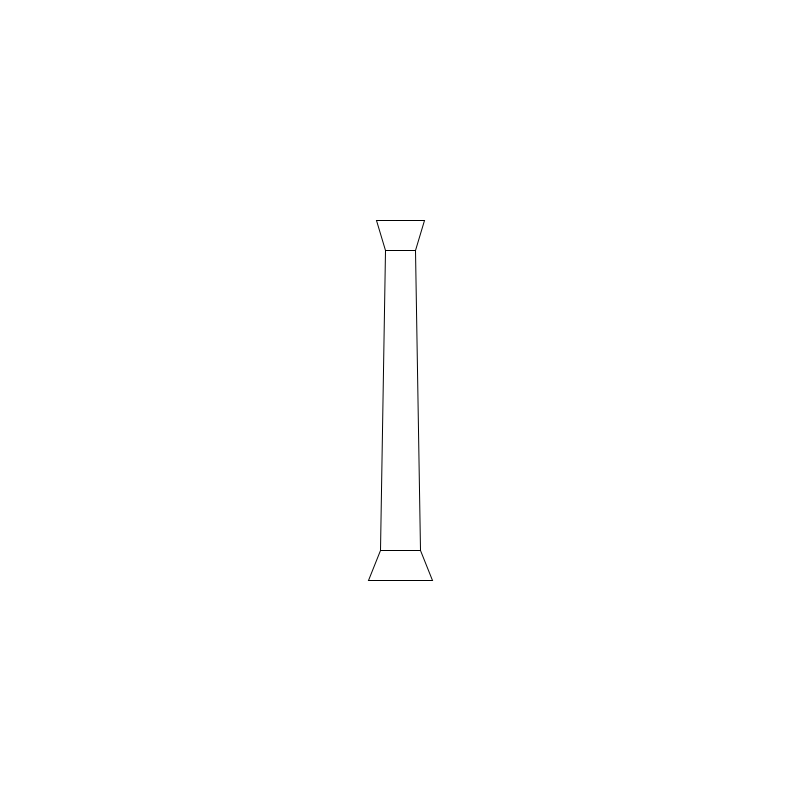
Frame 1 (no input)
Frame 60 (the mouse pressed at the canvas centre just before this capture): identical to frame 1, image omitted
Frame 120 (the mouse held since frame 60 and released just before this capture): identical to frame 1, image omitted

The Processing sketch that drew this single still picture (run headless with seeded random() and noise(); from frame 60 on, the mouse is pressed at the canvas centre):

// Processing sketch: parametric_column
// ── parametric_column.pde
int baseHeight = 30;
int shaftHeight = 300;
int capitalHeight = 30;
int diameterLow = 40;
int diameterHigh = 30;

// change rate
int rate = 8;

void setup(){
 ellipseMode(CENTER);
 size(800, 800);
 smooth(); 
}

void draw(){
 
  draw_column(width/2, height/2, baseHeight, shaftHeight, capitalHeight, diameterLow, diameterHigh);
  
}

void draw_column(int x, int y, int bH, int sH, int cH, int dL, int dH){
  
  background(255);

  noFill();
  stroke(0);
  strokeWeight(0.5);
  
  // construction points 
  
  //ellipse(x, y, 15, 15);  // center point marker
  /*
  line(x, y, x+5, y+5);
  line(x, y, x-5, y+5);
  line(x, y, x-5, y-5);
  line(x, y, x+5, y-5);
 
  // capital - draws circles at the corner points of the capital
  ellipse(x-(dH/2), y-(sH/2), 10, 10);
  ellipse(x+(dH/2), y-(sH/2), 10, 10);
  ellipse(x+(dH/2) + (dH*0.3), 1.0*(y - ((sH/2)+cH)), 10, 10);
  ellipse(x-((dH/2) + (dH*0.3)), y - ((sH/2)+cH), 10, 10);
  
  
  // base
  ellipse(x-(dL/2)-(dL*0.3), y + (sH/2) +bH, 10, 10);
  ellipse(x+(dL/2)+(dL*0.3), y + (sH/2) + bH, 10, 10);
  ellipse(x + (dL/2), y + (sH/2), 10, 10);
  ellipse(x - (dL/2), y + (sH/2), 10, 10);
  */
  
  strokeWeight(1);

  //draw capitel
  quad(x-(dH/2), y-(sH/2), x+(dH/2), y-(sH/2), x+(dH/2) + (dH*0.3), 1.0*(y - ((sH/2)+cH)), x-((dH/2) + (dH*0.3)), y - ((sH/2)+cH));

  // shaft
  quad(x-(dL/2), y + (sH/2), x +(dL/2), y + (sH/2), x + (dH/2), y - (sH/2), x - (dH/2), y - (sH/2));

  // base  
  quad(x-(dL/2)-(dL*0.3), y + (sH/2) +bH, x+(dL/2)+(dL*0.3), y + (sH/2) + bH, x + (dL/2), y + (sH/2), x - (dL/2), y + (sH/2));
  
}


void keyPressed(){
 
 // change column dimensions 
  
 if (key == CODED){
   if (keyCode == UP){
     shaftHeight += rate;    
   }
   if (keyCode == DOWN){
     shaftHeight -= rate;
   }
   if (keyCode == LEFT){
     diameterLow -= rate; 
   }
   if (keyCode == RIGHT){
     diameterLow += rate; 
   }
  
 }
 
 if (key == 'w'){
  diameterHigh += rate; 
 }
 if (key == 's'){
  diameterHigh-= rate; 
 }
 if (key == 'q'){
  capitalHeight += rate; 
 }
 if (key == 'a'){
   capitalHeight -= rate;
 }
 if (key == 'e'){
   if (baseHeight <= (height - 100)){
    baseHeight += rate;      
   }
 }
 if (key == 'd'){
   if (baseHeight >= 10){
    baseHeight -= rate;      
   } 
 }
  if (key=='1') {
    save("vern1.jpg");
  }
    if (key=='2') {
    save("vern2.jpg");
  }
    if (key=='3') {
    save("vern3.jpg");
  }
    if (key=='4') {
    save("vern4.jpg");
  }
      if (key=='5') {
    save("vern5.jpg");
  }
    if (key=='6') {
    save("vern6.jpg");
  }
    if (key=='7') {
    save("vern7.jpg");
  }
}


  
